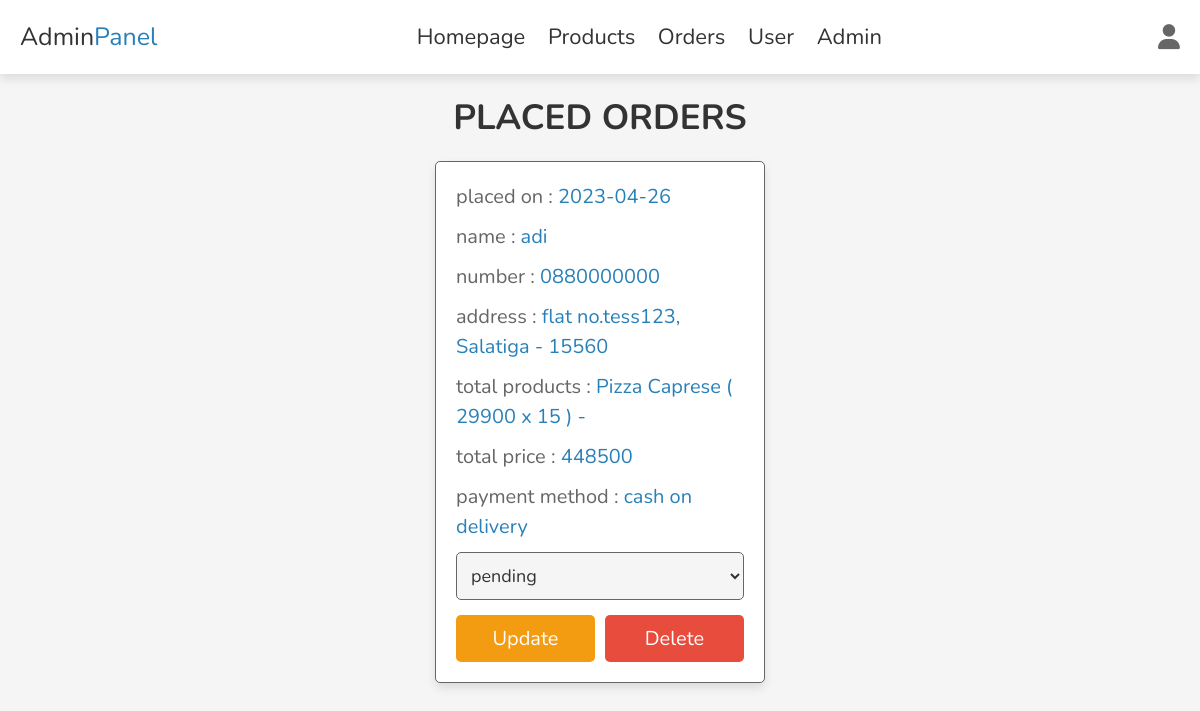
The app's page /admin_orders.php (signed in) with its own data.
### tables this page shows
CREATE TABLE `orders` (
  `id` int(100) NOT NULL,
  `user_id` int(100) NOT NULL,
  `name` varchar(100) NOT NULL,
  `number` varchar(12) NOT NULL,
  `method` varchar(50) NOT NULL,
  `address` varchar(500) NOT NULL,
  `total_products` varchar(1000) NOT NULL,
  `total_price` int(100) NOT NULL,
  `placed_on` date NOT NULL DEFAULT current_timestamp(),
  `payment_status` varchar(20) NOT NULL DEFAULT 'pending'
);

### admin_orders.php (the view, shortened to what this page needs)
<?php
include 'config.php';
?>
<!DOCTYPE html>
<html lang="en">
<head>
   <link rel="stylesheet" href="https://cdnjs.cloudflare.com/ajax/libs/font-awesome/6.1.1/css/all.min.css">
   <link rel="stylesheet" href="css/admin_style.css">
</head>
<body>
<?php include 'admin_header.php' ?>
<section class="orders">
<h1 class="heading">placed orders</h1>
<div class="box-container">
   <?php
      $select_orders = $conn->prepare("SELECT * FROM `orders`");
      $select_orders->execute();
      if($select_orders->rowCount() > 0){
         while($fetch_orders = $select_orders->fetch(PDO::FETCH_ASSOC)){
   ?>
   <div class="box">
      <p> placed on : <span><?= $fetch_orders['placed_on']; ?></span> </p>
      <p> name : <span><?= $fetch_orders['name']; ?></span> </p>
      <p> number : <span><?= $fetch_orders['number']; ?></span> </p>
      <p> address : <span><?= $fetch_orders['address']; ?></span> </p>
      <p> total products : <span><?= $fetch_orders['total_products']; ?></span> </p>
      <p> total price : <span><?= $fetch_orders['total_price']; ?></span> </p>
      <p> payment method : <span><?= $fetch_orders['method']; ?></span> </p>
      <form action="" method="post">
         <select name="payment_status" class="select">
            <option selected disabled><?= $fetch_orders['payment_status']; ?></option>
         </select>
        <div class="flex-btn">
         <input type="submit" value="update" class="option-btn" name="update_payment">
         <a href="admin_orders.php?delete=<?= $fetch_orders['id']; ?>" class="delete-btn" onclick="return confirm('delete this order?');">delete</a>
        </div>
      </form>
   </div>
   <?php
         }
      }else{
         echo '<p class="empty">no orders placed yet!</p>';
      }
   ?>
</div>
</section>
</body>
</html>

### css/admin_style.css (style rules this page uses)
:root { --main-color:#2980b9; --red:#e74c3c; --orange:#f39c12; --black:#333; --white:#fff; --light-bg:#f5f5f5; --light-color:#666; --border:.1rem solid var(--light-color); --box-shadow:0 .5rem 1rem rgba(0,0,0,.1); }
* { font-family: 'Nunito', sans-serif; margin:0; padding:0; box-sizing: border-box; outline: none; border:none; text-decoration: none; transition: .2s linear; }
html { font-size: 62.5%; overflow-x: hidden; scroll-behavior: smooth; scroll-padding-top: 7rem; }
body { background: var(--light-bg); }
section { padding:2rem; margin:0 auto; max-width: 1200px; }
.heading { text-align: center; margin-bottom: 2rem; font-size: 3.5rem; color:var(--black); text-transform: uppercase; }
.delete-btn, .option-btn, .btn { display: block; width: 100%; margin-top: 1rem; border-radius: .5rem; padding:1rem 3rem; font-size: 2rem; color:var(--white); cursor: pointer; text-transform: capitalize; text-align: center; }
.delete-btn { background-color: var(--red); }
.option-btn { background-color: var(--orange); }
.flex-btn { display: flex; gap:1rem; }
.orders .box-container { display: grid; grid-template-columns: repeat(auto-fit, 33rem); gap:1.5rem; align-items: flex-start; justify-content: center; }
.orders .box-container .box { padding:2rem; padding-top: 1rem; border-radius: .5rem; border:var(--border); background-color: var(--white); box-shadow: var(--box-shadow); }
.orders .box-container .box p { line-height: 1.5; font-size: 2rem; color:var(--light-color); margin:1rem 0; }
.orders .box-container .box p span { color:var(--main-color); }
.orders .box-container .select { margin-bottom: .5rem; width: 100%; background-color: var(--light-bg); padding:1rem; font-size: 1.8rem; color:var(--black); border-radius: .5rem; border:var(--border); }

### records on screen
orders: placed_on "2023-04-26", name "adi", number "0880000000", address "flat no.tess123, Salatiga - 15560", total_products "Pizza Caprese ( 29900 x 15 ) -", total_price "448500", method "cash on delivery", payment_status "pending"
